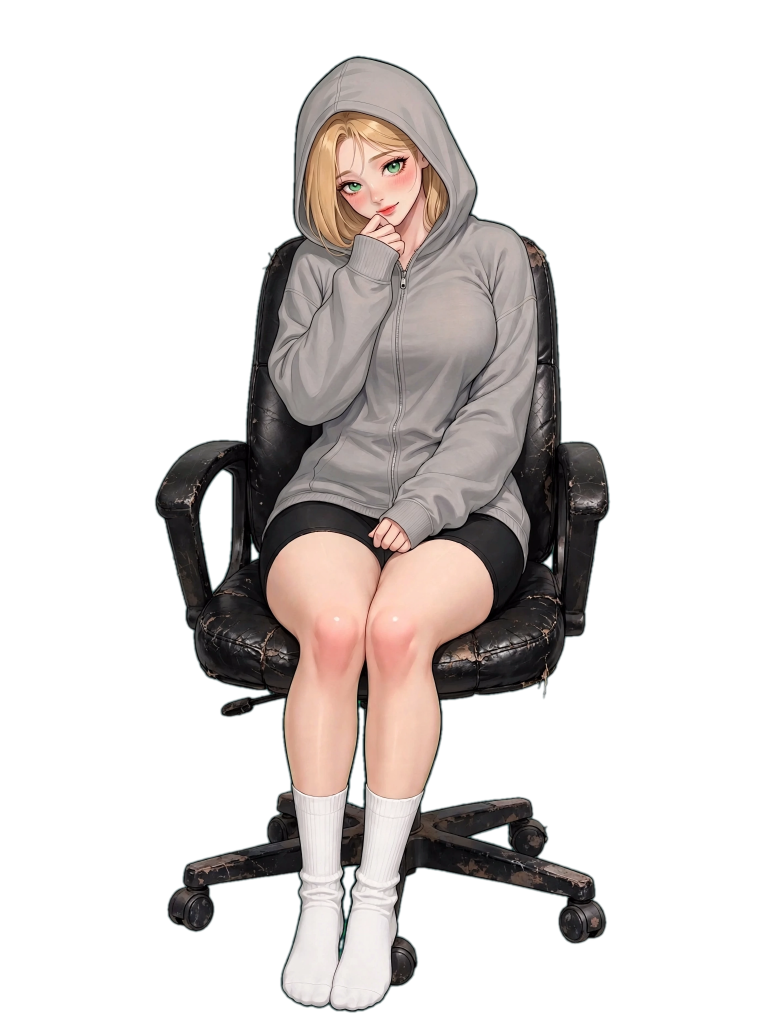
#> input picture assets/art_day1_sg1.webp, 3840 x 5120 px, given in place of art_real_day1_sg1.webp, which was not available (shown at 1/5 size)
$ python prep_eyes.py ../assets/art_day1_sg1.webp   (older library calls are emulated)
#> lines starting #> are read from the running program, lines starting #| are printed output that depends on the picture
# -*- coding: utf-8 -*-
"""Эмоция = слой глаз и щёк, а не пятно лица.

Почему так: генератор меняет мимику, но голову слегка поворачивает и сдвигает
(на 30-60 px в кадре мастера). Любая маска «по лицу» ловит этот сдвиг и даёт
шов — светлую дугу по лбу и обрыв по щеке. Поэтому меняем только то, что
действительно изменилось:

* глаза — своя маска на каждый глаз, выравнивание по самому глазу;
* щёки — своя мягкая маска (там кожа ровная, шов невозможен).

Всё остальное — волосы, брови, нос, губы, фон — остаётся от базового кадра.

    python3 tools/prep_eyes.py [--debug]
"""
import os
import sys

import cv2
import numpy as np
from PIL import Image, ImageChops, ImageDraw, ImageFilter

ROOT = os.path.dirname(os.path.dirname(os.path.abspath(__file__)))
RAW = os.path.join(ROOT, 'images', 'raw_real')
OUT = os.path.join(ROOT, 'assets', 'real')
MASTER = (2340, 3120)   # мастер-разрешение арта: слой мимики не мылится на retina
# Все радиусы масок в этом файле отлажены на кадре 1170 px. При сборке в
# мастер-разрешении их надо умножать, иначе ядро веки относительно глаза
# сжимается вдвое и старое открытое веко просвечивает из-под нового.
S = MASTER[0] / 1170.0

SRC = {
    '1': os.path.join(ROOT, 'assets', 'real', 'art_real_day1_{tag}.webp'),
    '2': os.path.join(ROOT, 'assets', 'real', 'art_real_day2_{tag}.webp'),
    '3': os.path.join(ROOT, 'assets', 'real', 'art_real_day3_{tag}.webp'),
    '4': os.path.join(ROOT, 'assets', 'real', 'art_real_day4_{tag}.webp'),
}
FACECROP = {'1': '_d1f2_{mood}_{tag}.png', '2': '_d2f2_{mood}_{tag}.png',
            '3': '_d3f2_{mood}_{tag}.png', '4': '_d4f2_{mood}_{tag}.png'}

# кроп головы в долях кадра — тот же, по которому готовился кроп под генерацию
BOX = {
    '1sg1': (0.320, 0.010, 0.640, 0.240),
    '1sg2': (0.310, 0.010, 0.620, 0.235),
    '1sg3': (0.360, 0.008, 0.670, 0.238),
    '1sg4': (0.365, 0.008, 0.675, 0.238),
    '2sg1': (0.300, 0.030, 0.700, 0.250),
    '2sg2': (0.355, 0.030, 0.725, 0.240),
    '2sg3': (0.345, 0.025, 0.715, 0.245),
    '2sg4': (0.375, 0.025, 0.725, 0.245),
    '3sg1': (0.520, 0.060, 0.860, 0.300),
    '3sg2': (0.050, 0.100, 0.360, 0.330),
    '3sg3': (0.360, 0.040, 0.660, 0.270),
    '3sg4': (0.440, 0.020, 0.760, 0.260),
    '4sg1': (0.336, 0.095, 0.586, 0.283),
    '4sg2': (0.344, 0.070, 0.594, 0.258),
    '4sg3': (0.394, 0.061, 0.644, 0.249),
    '4sg4': (0.438, 0.115, 0.688, 0.302),
}
# глаза в долях КРОПА: (x0,y0,x1,y1) — левый по картинке, правый по картинке
EYES = {
    '1sg1': ((0.405, 0.575, 0.525, 0.685), (0.585, 0.545, 0.705, 0.655)),
    '1sg2': ((0.345, 0.545, 0.465, 0.655), (0.515, 0.495, 0.645, 0.605)),
    '1sg3': ((0.215, 0.555, 0.335, 0.665), (0.365, 0.485, 0.495, 0.595)),
    '1sg4': ((0.205, 0.575, 0.315, 0.675), (0.405, 0.505, 0.525, 0.605)),
    '2sg1': ((0.295, 0.455, 0.425, 0.565), (0.425, 0.385, 0.545, 0.495)),
    '2sg2': ((0.195, 0.745, 0.315, 0.835), (0.335, 0.595, 0.475, 0.705)),
    '2sg3': ((0.315, 0.475, 0.445, 0.565), (0.525, 0.415, 0.635, 0.505)),
    '2sg4': ((0.121, 0.500, 0.271, 0.596), (0.268, 0.422, 0.418, 0.518)),
    '3sg1': ((0.290, 0.430, 0.440, 0.560), (0.470, 0.570, 0.620, 0.700)),
    '3sg2': ((0.360, 0.600, 0.500, 0.720), (0.545, 0.490, 0.680, 0.610)),
    '3sg3': ((0.350, 0.530, 0.485, 0.640), (0.600, 0.510, 0.725, 0.620)),
    '3sg4': ((0.221, 0.464, 0.371, 0.560), (0.396, 0.578, 0.546, 0.674)),
    '4sg1': ((0.465, 0.475, 0.605, 0.575), (0.638, 0.445, 0.778, 0.545)),
    '4sg2': ((0.330, 0.520, 0.470, 0.620), (0.490, 0.460, 0.630, 0.560)),
    '4sg3': ((0.250, 0.465, 0.370, 0.560), (0.450, 0.415, 0.570, 0.510)),
    '4sg4': ((0.265, 0.575, 0.385, 0.675), (0.465, 0.480, 0.585, 0.575)),
}
MOODS = ('blink', 'shy')
GEO = {}                 # key -> [left, top, width, height] в долях кадра
BAND_FEATHER = 0.22   # растушёвка полосы глаз
EYE_GROW = 1.22        # маска глаза: сам глаз + уголки, не залезая на бровь
EYE_FEATHER = 0.40
CHEEK_GROW = 1.15      # щёки — в долях глаза
CHEEK_FEATHER = 0.60


def _g(img):
    return cv2.cvtColor(np.asarray(img.convert('RGB')), cv2.COLOR_RGB2GRAY)


# [172 lines left out: functions _shift, match_low, match_sharp, band_box, _shift_band, _nose_box and 3 more, not called in this run]


def build(day, tag, mood, debug=False):
#> called with day = '1', tag = 'sg1', mood = 'blink', debug = False
    key = f'{day}{tag}'
    W, H = MASTER
    art = Image.open(SRC[day].format(tag=tag)).convert('RGBA').resize(MASTER, Image.LANCZOS)
    flat = Image.new('RGB', MASTER, (13, 178, 38))
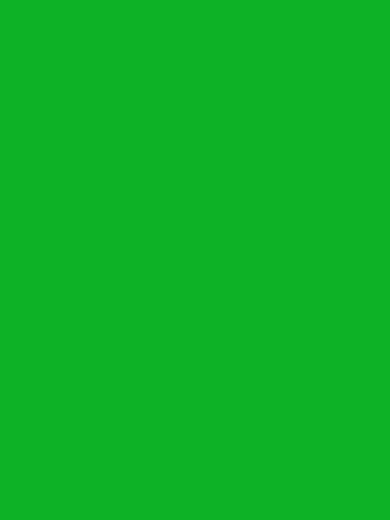
#> flat: PIL image 2340x3120 RGB (shown at 1/6 size); mean R, G, B 13, 178, 38
    flat.paste(art, (0, 0), art)
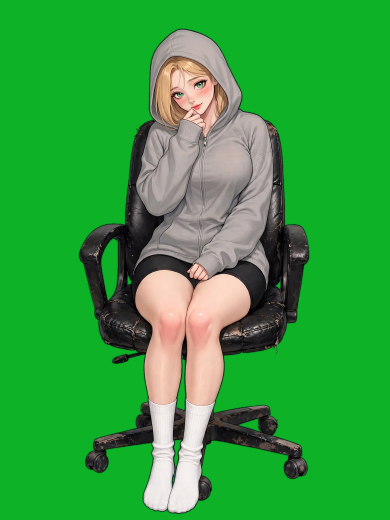
#> flat: PIL image 2340x3120 RGB (shown at 1/6 size); mean R, G, B 51.8, 160.7, 62.6

    bx = BOX[key]
    box = (round(W * bx[0]), round(H * bx[1]), round(W * bx[2]), round(H * bx[3]))
    ref = flat.crop(box)
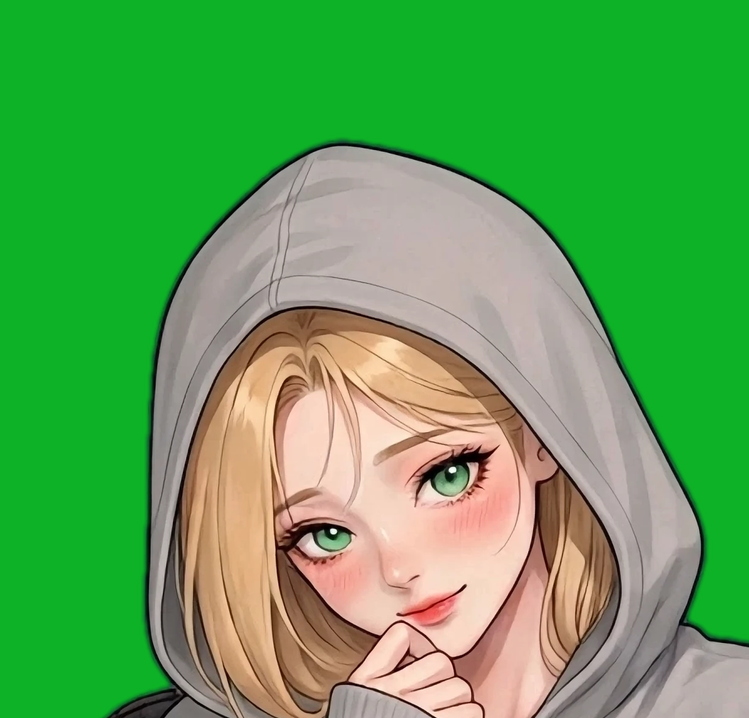
#> ref: PIL image 749x718 RGB; mean R, G, B 95.8, 164.6, 87.5
    tw, th = ref.size

    src = os.path.join(RAW, FACECROP[day].format(mood=mood, tag=tag))
    if not os.path.exists(src):
        print(f'  {key} {mood}: нет {os.path.basename(src)}')
        return None
    nb = _nose_box(key, tw, th)
    graw = Image.open(src).convert('RGB')
    kw = tw / graw.width
    gen0 = graw.resize((tw, max(1, round(graw.height * kw))), Image.LANCZOS)
    f_n, adx, ady, n_score = _align_nose(ref, gen0, nb)
    if n_score < 0.30:
        f_n, adx, ady = 1.0, 0, 0
    if f_n != 1.0:
        gen0 = gen0.resize((round(gen0.width * f_n), round(gen0.height * f_n)), Image.LANCZOS)
    # холст — сам базовый кроп: если генерат не покрыл край, там остаётся арт,
    # а не зелёная плашка
    gcan = ref.copy()
    gcan.paste(gen0, (adx, ady))
    gen = gcan
    # генерат мягче базового арта (820 px -> кроп кадра): возвращаем ту же резкость,
    # иначе под маской видна «замыленная» кожа
    gen = match_low(gen, ref)
    gen = match_sharp(gen, ref, nb)

    canvas = Image.new('RGBA', (tw, th), (0, 0, 0, 0))
    log = []
    B = band_box(key, tw, th)   # уже в пикселях кропа
    f, dx, dy, score = 1.0, 0, 0, n_score
    log.append(f'{f_n:.2f}[{adx},{ady}]{score:.2f}')

    # Ядро — по каждому глазу почти в полную силу: иначе закрытые веки
    # ложатся поверх открытых с альфой ~0.4 и моргания не видно вообще.
    eh_hard = max((b[3] - b[1]) for b in EYES[key]) * th
    hard = Image.new('L', (tw, th), 0)
    dh = ImageDraw.Draw(hard)
    for b in EYES[key]:
        e = (b[0] * tw, b[1] * th, b[2] * tw, b[3] * th)
        ew_, eh_ = e[2] - e[0], e[3] - e[1]
        # ЯДРО — ОВАЛ ПО ГЛАЗУ, а не прямоугольник. Прямоугольник (было
        # 0.30ew/0.60eh) накрывал щёку и лоб непрозрачным куском генерата: тон
        # у него чуть иной, чем у арта, и в кадре это читалось полупрозрачным
        # серым квадратом, а лицо «меняло цвет» при моргании.
        cx, cy = (e[0] + e[2]) / 2, (e[1] + e[3]) / 2 + eh_ * 0.04
        rx, ry = ew_ * 0.60, eh_ * 0.66
        dh.ellipse([cx - rx, cy - ry, cx + rx, cy + ry], fill=255)
    # кромку ядра растушёвываем сильнее: при 2 px на коже была видна прямая
    # граница прямоугольника («стеклянная плашка» над глазом)
    hard = hard.filter(ImageFilter.GaussianBlur(max(2.0, eh_hard * 0.10)))
    # Растушёвка — ВОКРУГ КАЖДОГО ГЛАЗА, а не общим овалом на всю полосу:
    # у наклонённой головы в полосу попадает бровь, и её смещённая копия из
    # генерата ложилась второй дугой над веком.
    soft = Image.new('L', (tw, th), 0)
    ds = ImageDraw.Draw(soft)
    for b in EYES[key]:
        e = (b[0] * tw, b[1] * th, b[2] * tw, b[3] * th)
        cx, cy = (e[0] + e[2]) / 2, (e[1] + e[3]) / 2
        # Овал держим ВПЛОТНУЮ к глазу: раньше он был 1.7x/1.55x и полупрозрачной
        # растушёвкой накрывал щёку и лоб. Тон генерата чуть иной, чем у арта, и
        # в кадре это читалось полупрозрачным серым прямоугольником, а лицо
        # «меняло цвет» на моргании.
        rx, ry = (e[2] - e[0]) / 2 * 1.04, (e[3] - e[1]) / 2 * 1.14
        ds.ellipse((cx - rx, cy - ry, cx + rx, cy + ry), fill=255)
    soft = soft.filter(ImageFilter.GaussianBlur(max(2.0, eh_hard * 0.18)))
    alpha = Image.fromarray(np.maximum(np.array(hard), (np.array(soft) * 0.92).astype('uint8')), 'L')

    # Гарантия «старого глаза не видно»: там, где в арте лежит тёмный зрачок,
    # ресницы или зелёная радужка, альфа — полная. Иначе у наклонённого глаза
    # (2-й день, 2-я стадия) старый зрачок просвечивал рядом с новым веком и
    # получалось два глаза друг на друге.
    ra_ = np.asarray(ref.convert('RGB')).astype(np.float32)
    lum_ = ra_.mean(axis=2)
    grn_ = (ra_[..., 1] > ra_[..., 0] + 4) & (ra_[..., 1] > ra_[..., 2] + 4)
    eye_px = ((lum_ < 118) | grn_).astype('uint8') * 255
    # Ограничитель — ОВАЛ по глазу (был прямоугольник: вместе с маской тёмных
    # пикселей он давал непрозрачные прямоугольные куски вокруг глаз, которые
    # в кадре читались серым квадратом).
    box_only = np.zeros((th, tw), dtype='uint8')
    for b in EYES[key]:
        e = (b[0] * tw, b[1] * th, b[2] * tw, b[3] * th)
        ew_, eh_ = e[2] - e[0], e[3] - e[1]
        cx, cy = (e[0] + e[2]) / 2, (e[1] + e[3]) / 2
        cv2.ellipse(box_only, (int(cx), int(cy)), (int(ew_ * 0.72), int(eh_ * 0.80)),
                    0, 0, 360, 255, -1)
    eye_px = cv2.bitwise_and(eye_px, box_only)
    kn = max(3, int(round(5 * S)))
    eye_px = cv2.dilate(eye_px, np.ones((kn, kn), 'uint8'))
    eye_px = cv2.GaussianBlur(eye_px, (0, 0), 1.6 * S)
    alpha = Image.fromarray(np.maximum(np.array(alpha), eye_px), 'L')

    # Выше верхней кромки бокса глаза альфу обнуляем: там бровь. Иначе её
    # смещённая копия из генерата ложилась второй дугой над веком.
    al_np = np.asarray(alpha).astype(np.float32).copy()
    for b in EYES[key]:
        e = (b[0] * tw, b[1] * th, b[2] * tw, b[3] * th)
        top = e[1] - 2.0
        xs0, xs1 = int(e[0] - (e[2] - e[0]) * 0.30), int(e[2] + (e[2] - e[0]) * 0.30)
        xs0, xs1 = max(0, xs0), min(tw, xs1)
        yy = np.arange(th, dtype=np.float32)[:, None]
        ramp = np.clip((yy - (top - 6.0)) / 6.0, 0.0, 1.0)
        xx = np.arange(tw, dtype=np.float32)[None, :]
        # по X — тоже плавно, иначе на стыке полосы появляется вертикальная
        # линия («стеклянная плашка» над глазом)
        xw = np.clip(np.minimum((xx - xs0) / 9.0, (xs1 - xx) / 9.0), 0.0, 1.0)
        al_np *= (1.0 - (1.0 - ramp) * xw)
    alpha = Image.fromarray(al_np.astype('uint8'), 'L')

    if mood == 'shy':
        # Щёки: «вниз по лицу», а не «вниз по кадру». У наклонённой головы
        # (2-й день, 2-я стадия) смещение по Y уводило щёку на соседний глаз, и
        # поверх него ложилось второе веко — «эмоции друг на друге».
        e0 = [b * v for b, v in zip(EYES[key][0], (tw, th, tw, th))]
        e1 = [b * v for b, v in zip(EYES[key][-1], (tw, th, tw, th))]
        ux, uy = (e1[0] + e1[2]) / 2 - (e0[0] + e0[2]) / 2, (e1[1] + e1[3]) / 2 - (e0[1] + e0[3]) / 2
        n = max(1e-6, (ux * ux + uy * uy) ** 0.5)
        ux, uy = ux / n, uy / n
        down = (-uy, ux) if ux >= 0 else (uy, -ux)      # перпендикуляр к линии глаз, вниз
        for b in EYES[key]:
            e = (b[0] * tw, b[1] * th, b[2] * tw, b[3] * th)
            ew, eh = (e[2] - e[0]), (e[3] - e[1])
            cx = (e[0] + e[2]) / 2 + down[0] * eh * 0.95
            cy = (e[1] + e[3]) / 2 + down[1] * eh * 0.95
            rx, ry = ew * 0.52 * CHEEK_GROW, eh * 0.62 * CHEEK_GROW
            m = _ell((tw, th), cx, cy, rx, ry, min(rx, ry) * CHEEK_FEATHER)
            alpha = Image.fromarray(np.maximum(np.array(alpha), np.array(m)), 'L')

    # ВАЖНО: RGB остаются «прямыми» (не умноженными на альфу). Раньше слои
    # склеивались через alpha_composite, PIL отдавал премноженный цвет — и
    # полупрозрачный край маски ложился на лицо серой тенью («квадрат»).
    # КАДР С ГЕНЕРАТОМ: в патч должен идти ИМЕННО он, а не базовый арт.
    # (Раньше здесь оставался неиспользованный буфер, и слой моргал «пустотой».)
    # Гасим НИЗКОЧАСТОТНУЮ ошибку генерата: он перерисовывает лицо чуть иначе
    # по свету и гладкости, и в полупрозрачной растушёвке это читалось как
    # «два лица друг на друге» (особенно на наклонённой голове, 2-й день,
    # 2-я стадия). Оставляем от генерата только локальную деталь — веки.
    gg = gen if gen.size == ref.size else gen.resize(ref.size, Image.LANCZOS)
    ra = np.asarray(ref.convert('RGB'), dtype=np.float32)
    ga = np.asarray(gg.convert('RGB'), dtype=np.float32)
    # радиус низкочастотной подгонки: только цвет/свет, без формы века
    sig = max(2.5, min(ref.size) * 0.045)
    # Поправку ограничиваем: у сильных контрастов (кромка волос над глазом)
    # размытая разница уходила в десятки уровней и вычиталась из патча —
    # на полупрозрачном крае маски это читалось как ЧЁРНЫЕ ПЯТНЫШКИ на лице.
    # Предел поправки большой намеренно: база дня 4 после подгонки к канону
    # стала заметно светлее генерата, и при клипе ±12 вокруг глаз оставался
    # тёмный «синяк». Нам нужен ТОН арта, а деталь века — из генерата.
    low = np.clip(cv2.GaussianBlur(ga - ra, (0, 0), sig), -46.0, 46.0)
    g2c = Image.fromarray(np.clip(ga - low, 0, 255).astype('uint8'), 'RGB')
    canvas_rgb = flat.copy()
    canvas_rgb.paste(g2c, (box[0] + dx, box[1] + dy))

    canvas_rgb = flat.copy()
    canvas_rgb.paste(g2c, (box[0] + dx, box[1] + dy))

    if mood == 'shy':
        # ГЛАЗА ДЛЯ «shy» БЕРЁМ ИЗ «blink». У наклонённых поз (2-й день, 2-я
        # стадия) генерат «shy» рисует затенённый глаз выше и мельче, чем в
        # арте, и поверх старого глаза ложится второе веко — «эмоции друг на
        # друге». Моргание выровнено идеально, поэтому веки берём оттуда, а от
        # «shy» остаётся румянец.
        srcb = os.path.join(RAW, FACECROP[day].format(mood='blink', tag=tag))
        if os.path.exists(srcb):
            grawb = Image.open(srcb).convert('RGB')
            kwb = tw / grawb.width
            genb0 = grawb.resize((tw, max(1, round(grawb.height * kwb))), Image.LANCZOS)
            fb, dxb, dyb, sb = _align_nose(ref, genb0, nb)
            if sb < 0.30:
                fb, dxb, dyb = 1.0, 0, 0
            if fb != 1.0:
                genb0 = genb0.resize((round(genb0.width * fb), round(genb0.height * fb)), Image.LANCZOS)
            genb = ref.copy()
            genb.paste(genb0, (dxb, dyb))
            genb = match_sharp(match_low(genb, ref), ref, nb)
            fb = 1.0
            gb2 = genb if genb.size == ref.size else genb.resize(ref.size, Image.LANCZOS)
            ggb = gb2 if gb2.size == ref.size else gb2.resize(ref.size, Image.LANCZOS)
            rab = np.asarray(ref.convert('RGB'), dtype=np.float32)
            gbb = np.asarray(ggb.convert('RGB'), dtype=np.float32)
            lowb = np.clip(cv2.GaussianBlur(gbb - rab, (0, 0), sig), -46.0, 46.0)
            gbc = Image.fromarray(np.clip(gbb - lowb, 0, 255).astype('uint8'), 'RGB')
            canvas_b = flat.copy()
            canvas_b.paste(gbc, (box[0] + dxb, box[1] + dyb))
            m_eye = Image.new('L', MASTER, 0)
            dm = ImageDraw.Draw(m_eye)
            for b in EYES[key]:
                e = (b[0] * tw, b[1] * th, b[2] * tw, b[3] * th)
                ex, ey = (e[2] - e[0]) * 0.16, (e[3] - e[1]) * 0.16
                dm.rectangle([box[0] + e[0] - ex, box[1] + e[1] - ey,
                              box[0] + e[2] + ex, box[1] + e[3] + ey], fill=255)
            m_eye = m_eye.filter(ImageFilter.GaussianBlur(3 * S))
            canvas_rgb = Image.composite(canvas_b, canvas_rgb, m_eye)

    # Кадр целиком отдавать вёрстке нельзя: элемент размером с кадр при
    # каждом моргании подсовывает телефону картинку на весь экран, а в
    # прозрачной зоне у неё чёрный цвет — при уменьшении это и давало серый
    # прямоугольник и тёмное лицо. Отдаём только область глаз: она маленькая,
    # в прозрачных пикселях лежит ЦВЕТ АРТА, а не чёрный.
    # Запас по краям минимальный: сгенерированный кадр — это перерисовка всего
    # лица, и чем дальше от глаз, тем сильнее она «уезжает» от арта. С большим
    # запасом на наклонённом лице (2-й день, 2-я поза) видно ДВА лица друг на
    # друге — нос и контур щеки в генерате стоят иначе.
    # Поля по краям патча: окно растушёвки срезает альфу у самой кромки, и
    # раньше оно приходилось ровно на внешний глаз — из-под закрытого века
    # проглядывало старое открытое. Даём пятую часть полосы с каждой стороны.
    gx0 = (box[0] + B[0] - (B[2] - B[0]) * 0.42) / W
    gy0 = (box[1] + B[1] - (B[3] - B[1]) * 0.36) / H
    gx1 = (box[0] + B[2] + (B[2] - B[0]) * 0.42) / W
    gy1 = (box[1] + B[3] + (B[3] - B[1]) * 0.36) / H
    gx0, gy0 = max(0.0, gx0), max(0.0, gy0)
    gx1, gy1 = min(1.0, gx1), min(1.0, gy1)
    cbox = (round(W * gx0), round(H * gy0), round(W * gx1), round(H * gy1))
    full = canvas_rgb.crop(cbox).convert('RGBA')
    full_alpha = Image.new('L', full.size, 0)
    full_alpha.paste(alpha, (box[0] - cbox[0], box[1] - cbox[1]))
    # Альфа обязана дойти до нуля у самой кромки: иначе на границе кропа
    # остаётся прямая линия и патч читается как прямоугольник поверх лица.
    win = Image.new('L', full.size, 0)
    mx, my = max(2, int(full.width * 0.05)), max(2, int(full.height * 0.06))
    ImageDraw.Draw(win).rounded_rectangle(
        [mx, my, full.width - 1 - mx, full.height - 1 - my],
        radius=int(min(full.size) * 0.26), fill=255)
    win = win.filter(ImageFilter.GaussianBlur(max(2, int(min(full.size) * 0.07))))
    full_alpha = ImageChops.multiply(full_alpha, win)
    full.putalpha(full_alpha)

    # На ПОЛУПРОЗРАЧНОЙ кромке не должно быть структуры (ресниц, брови): там
    # содержимое генерата смещено на пару пикселей и читается как чёрные
    # пятнышки на коже. Поэтому на краю патч не темнее арта больше чем на 28
    # уровней — остаются только плавные переходы (румянец, тени).
    arr_ = np.asarray(full).astype(np.float32)
    # цвет «под патчем» берём из самого арта: в прозрачных пикселях там лежит
    # залитый край фигуры, а не зелёная плашка flat
    art_c = np.asarray(art.crop(cbox).convert('RGB'), dtype=np.float32)
    al_ = arr_[..., 3:4] / 255.0
    low_mask = al_ < 0.86
    arr_[..., :3] = np.where(low_mask, np.maximum(arr_[..., :3], art_c - 28.0), arr_[..., :3])
    # ЗЕЛЁНЫЙ ФОН ГЕНЕРАТА: кроп рисовался на хромакее, и в полупрозрачной
    # растушёвке оставался зелёный цвет. На телефоне это читалось зелёным
    # ореолом вокруг лица. Под кромкой подставляем цвет арта.
    dg_ = arr_[..., 1] - np.maximum(arr_[..., 0], arr_[..., 2])
    greenish = (dg_ > 18)[..., None]
    arr_[..., :3] = np.where(greenish, art_c, arr_[..., :3])
    arr_[..., :3] = np.where(al_ < 0.30, art_c, arr_[..., :3])
    full = Image.fromarray(np.clip(arr_, 0, 255).astype('uint8'), 'RGBA')

    # Точечная чистка: одиночные тёмные точки (след смещённой ресницы/тени)
    # заменяем медианой окружения. Линии (само веко) медиана сохраняет,
    # поэтому структура не страдает — исчезают именно «пятнышки».
    arr2_ = np.asarray(full).astype(np.float32)
    rgb_im = full.convert('RGB')
    mk = max(3, int(round(5 * S)) | 1)
    med_ = np.asarray(rgb_im.filter(ImageFilter.MedianFilter(mk)), dtype=np.float32)
    lum_ = arr2_[..., :3].mean(axis=2)
    lmed_ = med_.mean(axis=2)
    artl_ = art_c.mean(axis=2)
    spot_ = (lum_ < artl_ - 22.0) & (lmed_ > lum_ + 10.0) & (arr2_[..., 3] > 90)
    if spot_.any():
        arr2_[..., :3] = np.where(spot_[..., None], med_, arr2_[..., :3])
        full = Image.fromarray(np.clip(arr2_, 0, 255).astype('uint8'), 'RGBA')
    GEO[key] = [round(gx0, 4), round(gy0, 4), round(gx1 - gx0, 4), round(gy1 - gy0, 4)]
    out = os.path.join(OUT, f'art_real_face_day{day}_{tag}_{mood}.webp')
    full.save(out, 'WEBP', quality=92, alpha_quality=100, method=6)
    print(f'  art_real_face_day{day}_{tag}_{mood}.webp  ' + ' '.join(log) +
          f'  {os.path.getsize(out) / 1e3:.0f} KB')

    if debug:
        room = Image.open(os.path.join(ROOT, 'assets', 'room_day1.webp')).convert('RGB')
        s = max(W / room.width, H / room.height)
        room = room.resize((max(W, round(room.width * s)), max(H, round(room.height * s))), Image.LANCZOS)
        bg = room.crop(((room.width - W) // 2, (room.height - H) // 2,
                        (room.width - W) // 2 + W, (room.height - H) // 2 + H))
        comp = bg.copy()
        comp.paste(flat.convert('RGBA'), (0, 0), flat.convert('RGBA'))
        comp.paste(full, (0, 0), full)
        xs = [b[0] for b in EYES[key]] + [b[2] for b in EYES[key]]
        ys = [b[1] for b in EYES[key]] + [b[3] for b in EYES[key]]
        pad = 0.10
        q = comp.crop((round(box[0] + min(xs) * tw - pad * tw), round(box[1] + min(ys) * th - pad * th),
                       round(box[0] + max(xs) * tw + pad * tw), round(box[1] + max(ys) * th + pad * th * 1.4)))
        q = q.resize((round(q.width * 1.1), round(q.height * 1.1)), Image.LANCZOS)
        q.save(os.path.join(RAW, f'_qa_eyes_{key}_{mood}.png'))
    return full


def main():
    import json
    debug = '--debug' in sys.argv
    days = ('1', '2', '3')
    if '--day' in sys.argv:
        days = (sys.argv[sys.argv.index('--day') + 1],)
    geo_path = os.path.join(OUT, 'emo_geo.json')
    # гео остальных дней не теряем: пишем только пересчитанные ключи
    if os.path.exists(geo_path):
        with open(geo_path, encoding='utf-8') as fh:
            GEO.update(json.load(fh))
    for day in days:
        for tag in ('sg1', 'sg2', 'sg3', 'sg4'):
            for mood in MOODS:
                build(day, tag, mood, debug)
    with open(geo_path, 'w', encoding='utf-8') as fh:
        json.dump(GEO, fh, ensure_ascii=False, indent=1, sort_keys=True)
    print('готово, геометрия в assets/real/emo_geo.json')


if __name__ == '__main__':
#> (the run stopped early here; a loop or call above may not have finished)
